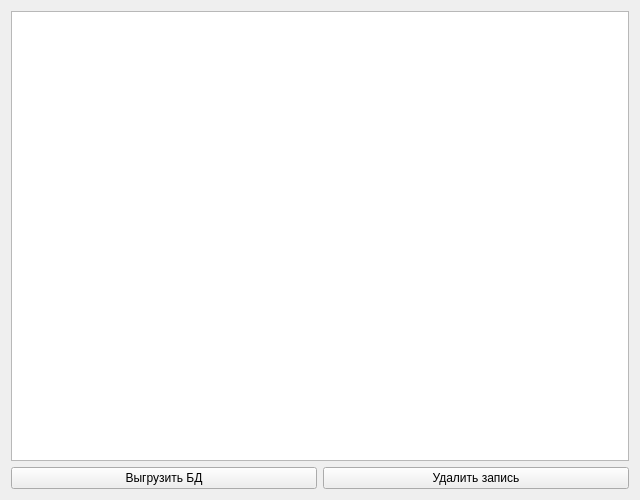
<?xml version="1.0" encoding="UTF-8"?>
<ui version="4.0">
 <class>rezult</class>
 <widget class="QWidget" name="rezult">
  <property name="geometry">
   <rect>
    <x>0</x>
    <y>0</y>
    <width>640</width>
    <height>500</height>
   </rect>
  </property>
  <property name="windowTitle">
   <string>Просмотр результатов</string>
  </property>
  <property name="windowIcon">
   <iconset>
    <normaloff>../build-multiplication-Desktop_Qt_5_10_0_MinGW_32bit-Debug/png-clipart-check-mark-computer-icons-blue-check-mark-blue-text.png</normaloff>../build-multiplication-Desktop_Qt_5_10_0_MinGW_32bit-Debug/png-clipart-check-mark-computer-icons-blue-check-mark-blue-text.png</iconset>
  </property>
  <layout class="QGridLayout" name="gridLayout">
   <item row="0" column="0" colspan="2">
    <widget class="QTableView" name="tableView">
     <property name="enabled">
      <bool>true</bool>
     </property>
    </widget>
   </item>
   <item row="1" column="0">
    <widget class="QPushButton" name="pushButton_3">
     <property name="text">
      <string>Выгрузить БД</string>
     </property>
    </widget>
   </item>
   <item row="1" column="1">
    <widget class="QPushButton" name="pushButton">
     <property name="text">
      <string>Удалить запись</string>
     </property>
    </widget>
   </item>
  </layout>
 </widget>
 <resources/>
 <connections/>
</ui>
